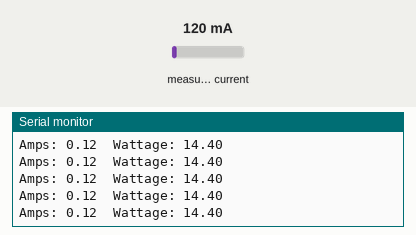
Bench run of a sketch on a simulated Arduino Uno, built with avr-gcc and run on an emulated ATmega328P. Shown: the last lines printed to the serial monitor. Inputs (shaded band) come from the test bench; at power-on: measured current 120 mA.

Above: at 1.2 s.
1.3 s: measured current set to 40 mA
At 1.46 s:
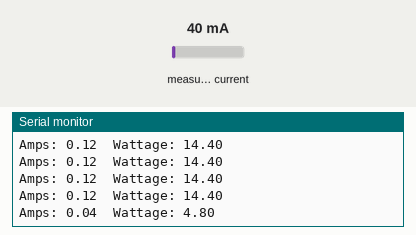
2.8 s: measured current set to 500 mA
At 2.98 s:
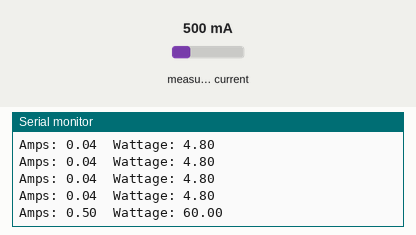
Timing chart, 0 to 5.8 s (numbered marks = the images above; inputs shaded):
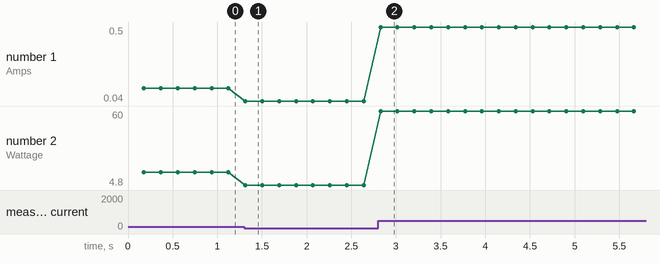

The sketch:

sensor.ino
```cpp
#include "EmonLib.h"
EnergyMonitor emon1;

#define CALIBARTION_CURRENT 60
#define CURRENT_PIN 1
#define SAMPLES 1480

const float Voltage = 120.0;

void setup() {
  Serial.begin(9600);

  emon1.current(CURRENT_PIN, CALIBARTION_CURRENT);
}

void loop() {
  double Irms = emon1.calcIrms(SAMPLES);
  double wattage = Irms*Voltage;

  Serial.print("Amps: ");
  Serial.print(Irms);
  Serial.print("\t");
  Serial.print("Wattage: ");
  Serial.print(wattage);
  Serial.print("\n");
  delay(10);
}
```

Measured:
- after the input at 1.3 s, the serial monitor: prints a new line at once (image 1)
- after the input at 2.8 s, the serial monitor: prints a new line at once (image 2)
- plotted number 1: 0.12 → 0.04 after the input at 1.3 s, 0.04 → 0.5 after the input at 2.8 s
- plotted number 2: 14.4 → 4.8 after the input at 1.3 s, 4.8 → 60 after the input at 2.8 s
